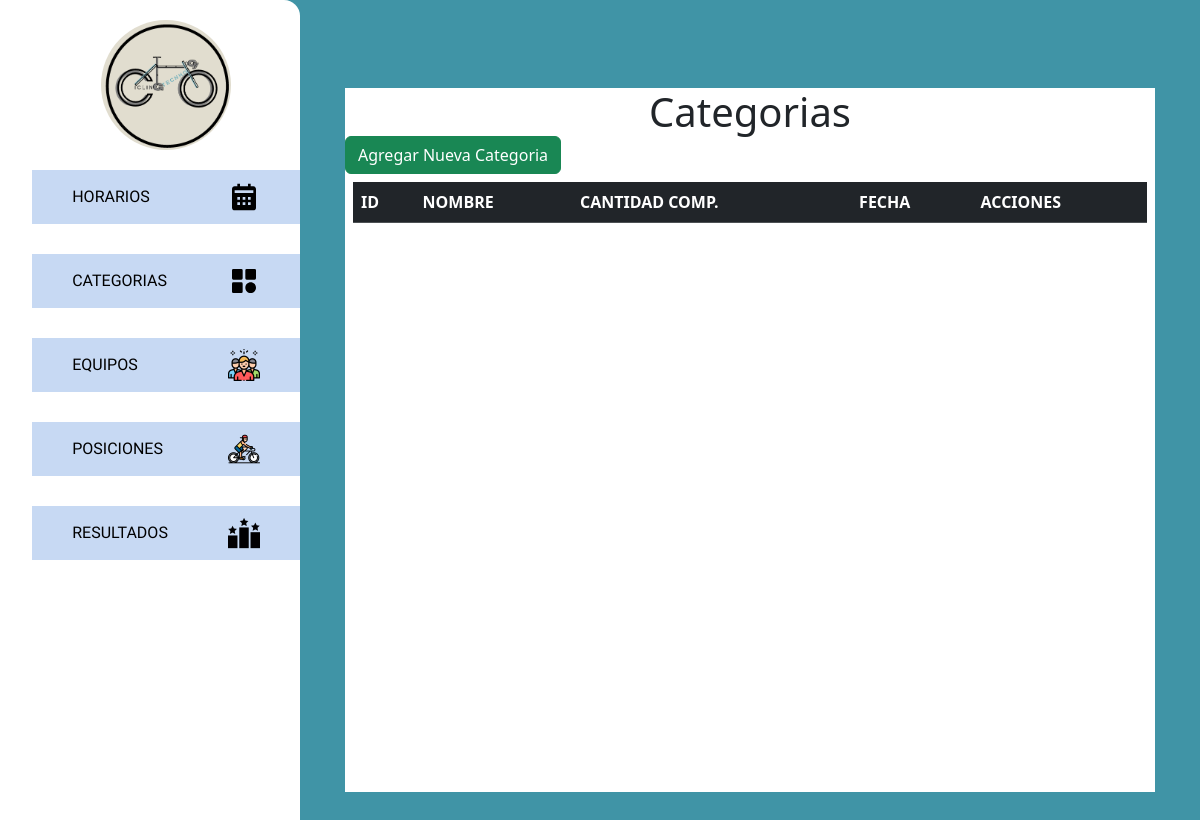
Before: /categorias/ with the older database file.
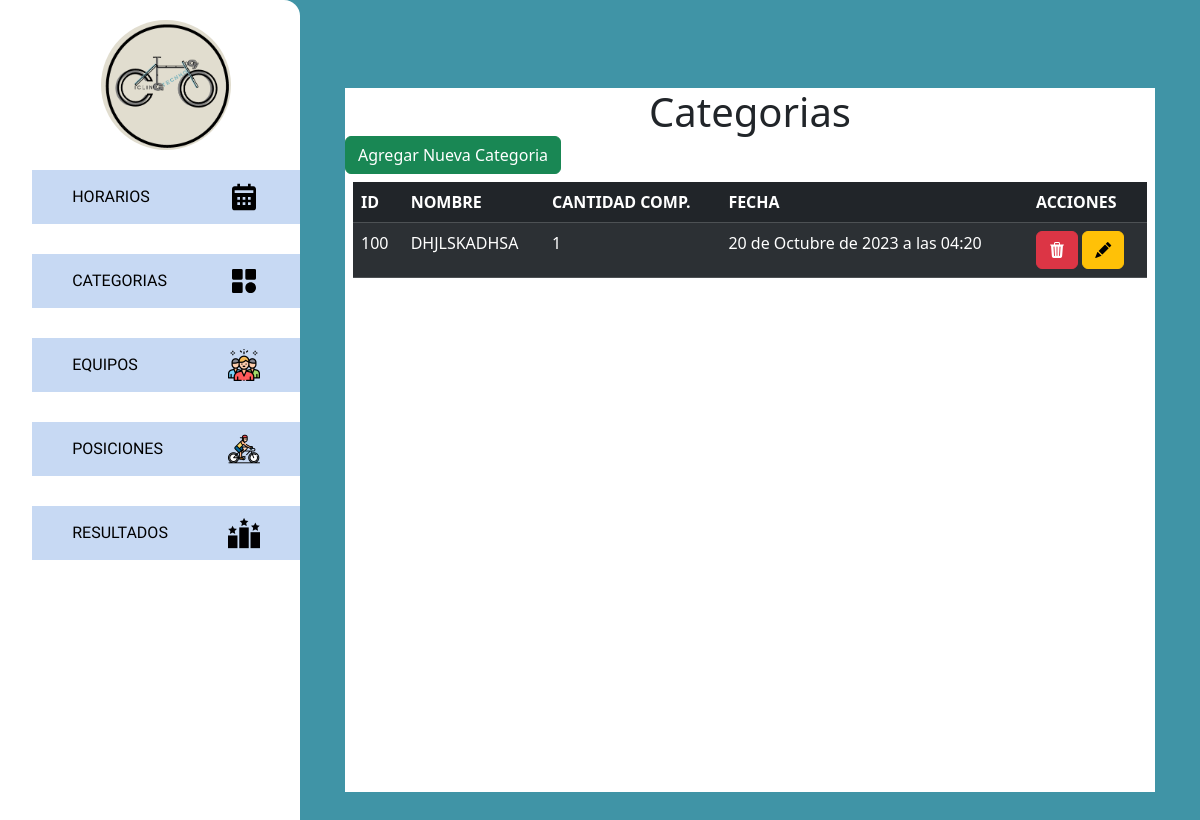
After: the same page with the newer database file.
### posiciones/models.py (models this page shows, shortened)
class Categoria(models.Model):
    clv = models.PositiveIntegerField(primary_key=True, auto_created=True, blank=False, null=False)
    nombre = models.CharField(max_length=30)
    can_corredores = models.PositiveIntegerField(blank=False, default=1)
    hora = models.DateTimeField()
    class Meta:
        verbose_name_plural = "Categorias"

### posiciones/views.py (the view)
# urls.py: path('categorias/', views.categorias, name='categorias'),
def categorias(request):
    cate = Categoria.objects.all()
    data = {
        'titulos': ['ID', 'NOMBRE', 'CANTIDAD COMP.', 'FECHA', 'ACCIONES'],
        'categorias': cate
    }
    return render(request, 'categorias.html', context=data)

### posiciones/templates/categorias.html (shortened to what this page needs)
{% extends 'base.html' %}
{% block div_title %} Categorias {% endblock %}
{% block div_contenido %}
<a class="btn btn-success" href="{% url 'agregar_categoria' %}">Agregar Nueva Categoria</a>
<div class="d-flex justify-content-center py-2 px-2">
<table class="table table-dark table-striped">
<thead>
<tr>
    {% for titulo in titulos %}
    <th scope="col">{{ titulo }}</th>
    {% endfor %}
</tr>
</thead>
<tbody>
<tr>
    {% for categoria in categorias %}
    <td scope="row">{{ categoria.clv }}</td>
    <td >{{ categoria.nombre }}</td>
    <td >{{ categoria.can_corredores }}</td>
    <td>{{ categoria.hora }}</td>
    <td>
        <a class="btn btn-danger" href="{% url 'eliminar_categoria' categoria.clv %}"><i class="bi bi-trash3-fill fs-6"></i></a>
        <a class="btn btn-warning" href="{% url 'modificar_categoria' categoria.clv %}"><i class="bi bi-pencil-fill fs-6"></i></a>
    </td>
    {% endfor %}
</tr>
</tbody>
</table>
</div>
{% endblock %}

Changed rows visible on the page:
added Categoria: clv "100", nombre "DHJLSKADHSA", can_corredores "1", hora "20 de Octubre de 2023 a las 04:20"
